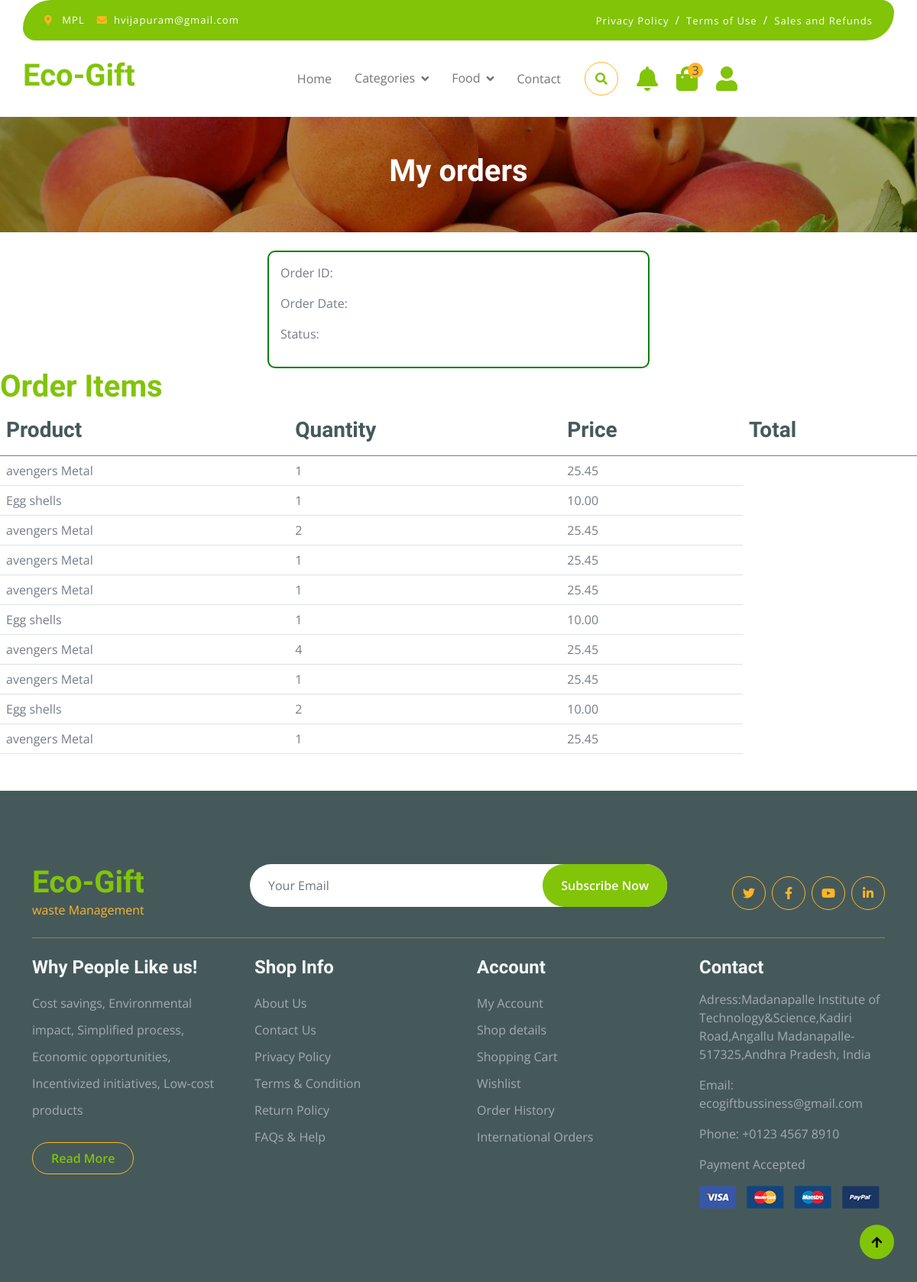
Page /Myorders (signed in) on the earlier database version.
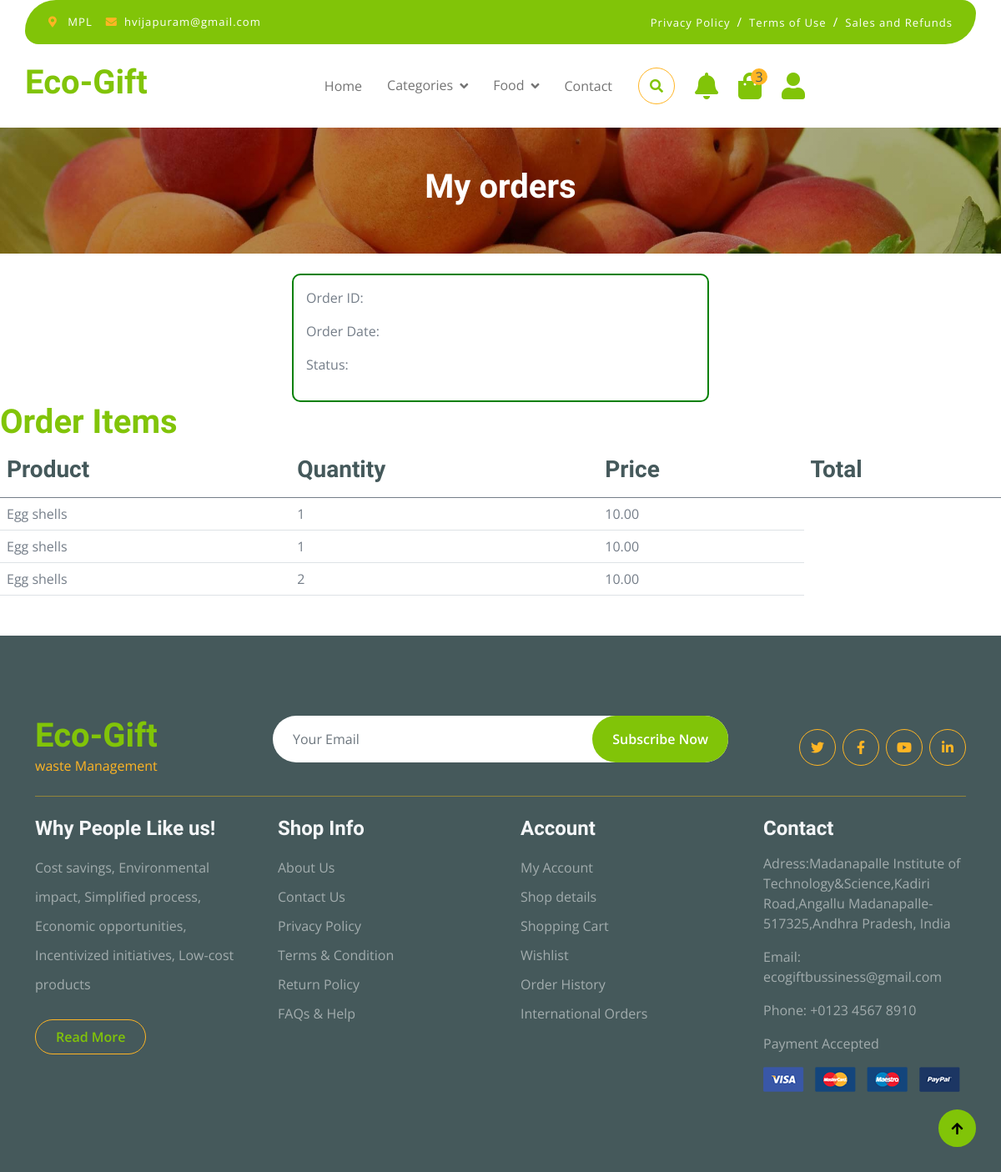
Same page on the later database version.
### products/models.py (models this page shows)
class Customer(AbstractUser):
  Address = models.CharField(max_length=255, blank=True)
  Phone = models.CharField(max_length=20, blank=True)
  location = models.CharField(max_length=50)
  description = models.TextField(max_length=200, blank=True)
  password_main = models.CharField(max_length=50)
  is_seller = models.BooleanField(default=False)
  is_food = models.BooleanField(default=False)
  groups = models.ManyToManyField(
        Group,
        related_name='customer_set',  # unique related_name
        blank=True,
    )
  user_permissions = models.ManyToManyField(
        Permission,
        related_name='customer_permissions_set',  # unique related_name
        blank=True,
    )

class OrderItem(models.Model):
  Order = models.ForeignKey(Order, on_delete=models.CASCADE, related_name='orders')
  Product = models.ForeignKey(Product, on_delete=models.CASCADE)
  Quantity = models.PositiveIntegerField()
  Price = models.DecimalField(max_digits=10, decimal_places=2)
  class Meta:
      managed = True

class Product(models.Model):
  Name = models.CharField(max_length=255)
  Description = models.TextField(blank=True)
  Price = models.CharField(max_length=10)
  Category = models.ForeignKey(Category, on_delete=models.CASCADE)
  Image = models.ImageField(upload_to='products/', blank=True)
  Seller = models.ForeignKey(Seller, on_delete=models.CASCADE, default = 1)
  units = models.CharField(max_length=20,default="Kg")

### ecogift/views.py (the view)
# urls.py: path('Myorders', views.My_Orders, name="Myorders"),
def My_Orders(request):
    orders = Order.objects.filter(Customer=request.user)
    order_items = OrderItem.objects.filter(Order__in=orders)
    return render(request, 'My_Orders.html', {'orders': orders, 'order_items': order_items})

### templates/My_orders.html (shortened to what this page needs)
{% extends "base.html" %}
{% load static %}
{% block content %}
    <div class="container-fluid page-header py-5">
        <h1 class="text-center text-white display-6">My orders</h1>
    </div>
     <br>
    <div>
        <div class="order-details">
            <p>Order ID:   {{ order.id }}</p>
            <p>Order Date:   {{ order.OrderDate }}</p>
            <p>Status:   {{ order.Status }}</p>
        </div>
    </div>
    <h1 style="color: #81c408;">Order Items</h1>
    <table class="table">
        <thead>
          <tr>
            <th scope="col"><h3>Product</h3></th>
            <th scope="col"><h3>Quantity</h3></th>
            <th scope="col"><h3>Price</h3></th>
            <th scope="col"><h3>Total</h3></th>
          </tr>
        </thead>
        <tbody>
            {% for item in order_items %}
            <tr>
                <td>{{ item.Product.Name }}</td>
                <td>{{ item.Quantity }}</td>
                <td>{{ item.Price }}</td>
            </tr>
            {% endfor %}
        </tbody>
      </table>
{% endblock content %}

### templates/base.html (shortened to what this page needs)
{% load static %}
{% load mathfilters %}
{% load custom_filters %}
<!DOCTYPE html>
<html lang="en">
<head>
    <link rel="stylesheet" href="https://use.fontawesome.com/releases/v5.15.4/css/all.css" />
    <link href="https://cdn.jsdelivr.net/npm/bootstrap-icons@1.4.1/font/bootstrap-icons.css" rel="stylesheet">
    <link href="{% static 'lib/lightbox/css/lightbox.min.css' %}" rel="stylesheet">
    <link href="{% static 'lib/owlcarousel/assets/owl.carousel.min.css' %}" rel="stylesheet">
    <link href="{% static 'css/bootstrap.min.css' %}" rel="stylesheet">
    <link href="{% static 'css/style.css' %}" rel="stylesheet">
    <link rel="stylesheet" href="https://cdn.datatables.net/1.10.24/css/jquery.dataTables.min.css">
</head>
<body>
    <div class="container-fluid fixed-top">
        <div class="container topbar bg-primary d-none d-lg-block">
            <div class="d-flex justify-content-between">
                <div class="top-info ps-2">
                    <small class="me-3"><i class="fas fa-map-marker-alt me-2 text-secondary"></i> <a href="#" id='location'
                            class="text-white">{{ user.location }}</a></small>
                    <small class="me-3"><i class="fas fa-envelope me-2 text-secondary"></i><a href="#"
                            class="text-white">{{ user_email }}</a></small>
                </div>
                <div class="top-link pe-2">
                    <a href="{{ MEDIA_URL }}ecommerce-privacy-policy.pdf" download class="text-white"><small class="text-white mx-2">Privacy Policy</small>/</a>
                    <a href="{{ MEDIA_URL }}refund-policy.pdf" download class="text-white"><small class="text-white mx-2">Terms of Use</small>/</a>
                    <a href="{{ MEDIA_URL }}sample-ecommerce-terms-conditions-template (3).pdf" download class="text-white"><small class="text-white ms-2">Sales and Refunds</small></a>
                </div>
            </div>
        </div>
        <div class="container px-0">
            <nav class="navbar navbar-light bg-white navbar-expand-xl">
                <a href="{% url 'index' %}" class="navbar-brand">
                    <h1 class="text-primary display-6">Eco-Gift</h1>
                </a>
                <div class="collapse navbar-collapse bg-white" id="navbarCollapse">
                    <div class="navbar-nav mx-auto">
                        {% if user.is_authenticated %}
                        {% if user.is_seller %}
                        {% url 'seller-main' as seller_view %}
                        <a href="{% url 'seller-main' %}" class="nav-item nav-link {% if request.path == seller_view %}active{% endif %}">Home</a>
                        {% comment %} <a href="{% url 'shop' %}" class="nav-item nav-link">Food</a> {% endcomment %}
                      {% comment %} <a href="{% url 'shop-details' %}" class="nav-item nav-link">Shop Detail</a> {% endcomment %}
                      <a href="{% url 'prices' %}" style="text-decoration:none;" class="nav-item nav-link">PriceHub</a>
                      <a href="{% url 'fcomp' %}" style="text-decoration:none;" class="nav-item nav-link">Competition</a>
                        {% url 'add-product' as add_product_view %}
                        <a href="{% url 'add-product' %}" class="nav-item nav-link {% if request.path == add_product_view %}active{% endif %}">addproduct</a>
                        {% comment %} <a href="{% url 'seller-det' %}" class="nav-item nav-link">Seller-log</a> {% endcomment %}
                        {% url 'contactus' as contact_view %}
                        <a href="{% url 'contactus' %}" class="nav-item nav-link {% if request.path == contact_view %}active{% endif %}">Contact</a>
                        <a href="{% url 'notifications' %}" class="position-relative me-4 my-auto">
                            <i class="fas fa-bell fa-2x notification-icon"></i>
                            <span class="notification-count d-none">0</span>
                          </a>
                        <div class="nav-item dropdown">
                            <div class="d-flex m-3 me-0">
                                {% url 'index' as index_view %}
                                {% if request.path != index_view %}
                                    <button
                                        class="btn-search btn border border-secondary btn-md-square rounded-circle bg-white me-4"
                                        data-bs-toggle="modal" data-bs-target="#searchModal"><i
                                            class="fas fa-search text-primary"></i></button>
                                    {% endif %}
                                {% if user.is_authenticated %}
                                <a href="{% url 'myaccount' %}" class="position-relative me-4 my-auto">
                                    <i class="fas fa-user fa-2x profile-icon"></i>
                                  </a>
                                {% else %}
                                <a href="{% url 'myaccount' %}" class="position-relative me-4 my-auto">
                                    <i class="fas fa-user fa-2x profile-icon"></i>
                                </a>
                                {% endif %}
                            </div>
                                {% comment %} <a href="{% url 'seller-det' %}" class="dropdown-item">Seller-log</a> {% endcomment %}
                                {% else %}
                                <a href="{% url 'index' %}" class="nav-item nav-link {% if request.path == index_view %}active{% endif %}">Home</a>
                                <div class="nav-item dropdown">
                                    <a href="#" class="nav-link dropdown-toggle" data-bs-toggle="dropdown">Categories</a>
                                </div>
                                <div class="nav-item dropdown">
                                    <a href="#" class="nav-link dropdown-toggle" data-bs-toggle="dropdown">Food</a>
                                </div>
                                {% url 'shop' as shop_view %}
                                {% url 'contactus' as contact_view %}
                                <a href="{% url 'contactus' %}" class="nav-item nav-link {% if request.path == contact_view %}active{% endif %}">Contact</a>
                                <div class="d-flex m-3 me-0">
                                    {% if request.path != index_view %}
                                    <button
                                        class="btn-search btn border border-secondary btn-md-square rounded-circle bg-white me-4"
                                        data-bs-toggle="modal" data-bs-target="#searchModal"><i
                                            class="fas fa-search text-primary"></i></button>
                                    {% endif %}
                                    <a href="{% url 'notify' %}" class="position-relative me-4 my-auto">
                                        <i class="fas fa-bell fa-2x notification-icon"></i>
                                      </a>
                                    <a href="{% url 'cart' %}" class="position-relative me-4 my-auto">
                                            <i class="fa fa-shopping-bag fa-2x"></i>
                                            <span
                                                class="position-absolute bg-secondary rounded-circle d-flex align-items-center justify-content-center text-dark px-1"
                                                style="top: -5px; left: 15px; height: 20px; min-width: 20px;">3</span>
                                        </a>
                                    {% if user.is_authenticated %}
                                    <a href="{% url 'myaccount' %}" class="position-relative me-4 my-auto">
                                        <i class="fas fa-user fa-2x profile-icon"></i>
                                      </a>
                                    {% else %}
                                    <a href="{% url 'loginCus' %}" class="my-auto">
                                        <i class="fas fa-user fa-2x"></i>
                                    </a>
                                    {% endif %}
                                </div>
                                {% endif %}
                            </div>
                        </div>
                        {% endif %}
                    </div>
                </div>
    {% block content%}
    {% endblock content %}
    <div class="container-fluid bg-dark text-white-50 footer pt-5 mt-5">
        <div class="container py-5">
            <div class="pb-4 mb-4" style="border-bottom: 1px solid rgba(226, 175, 24, 0.5) ;">
                <div class="row g-4">
                    <div class="col-lg-3">
                        <a href="#">
                            <h1 class="text-primary mb-0">Eco-Gift</h1>
                            <p class="text-secondary mb-0">waste Management</p>
                        </a>
                    </div>
                    <div class="col-lg-6">
                        <div class="position-relative mx-auto">
                            <input class="form-control border-0 w-100 py-3 px-4 rounded-pill" type="number"
                                placeholder="Your Email">
                            <button type="submit"
                                class="btn btn-primary border-0 border-secondary py-3 px-4 position-absolute rounded-pill text-white"
                                style="top: 0; right: 0;">Subscribe Now</button>
                        </div>
                    </div>
                    <div class="col-lg-3">
                        <div class="d-flex justify-content-end pt-3">
                            <a class="btn  btn-outline-secondary me-2 btn-md-square rounded-circle" href=""><i
                                    class="fab fa-twitter"></i></a>
                            <a class="btn btn-outline-secondary me-2 btn-md-square rounded-circle" href=""><i
                                    class="fab fa-facebook-f"></i></a>
                            <a class="btn btn-outline-secondary me-2 btn-md-square rounded-circle" href=""><i
                                    class="fab fa-youtube"></i></a>
                            <a class="btn btn-outline-secondary btn-md-square rounded-circle" href=""><i
                                    class="fab fa-linkedin-in"></i></a>
                        </div>
                    </div>
                </div>
            </div>
            <div class="row g-5">
                <div class="col-lg-3 col-md-6">
                    <div class="footer-item">
                        <h4 class="text-light mb-3">Why People Like us!</h4>
                        <p class="mb-4">Cost savings, Environmental impact, Simplified process, Economic opportunities,
                            Incentivized initiatives,
                            Low-cost products</p>
                        <a href="" class="btn border-secondary py-2 px-4 rounded-pill text-primary">Read More</a>
                    </div>
                </div>
                <div class="col-lg-3 col-md-6">
                    <div class="d-flex flex-column text-start footer-item">
                        <h4 class="text-light mb-3">Shop Info</h4>
                        <a class="btn-link" href="">About Us</a>
                        <a class="btn-link" href="">Contact Us</a>
                        <a class="btn-link" href="">Privacy Policy</a>
                        <a class="btn-link" href="">Terms & Condition</a>
                        <a class="btn-link" href="">Return Policy</a>
                        <a class="btn-link" href="">FAQs & Help</a>
                    </div>
                </div>
                <div class="col-lg-3 col-md-6">
                    <div class="d-flex flex-column text-start footer-item">
                        <h4 class="text-light mb-3">Account</h4>
                        <a class="btn-link" href="">My Account</a>
                        <a class="btn-link" href="">Shop details</a>
                        <a class="btn-link" href="">Shopping Cart</a>
                        <a class="btn-link" href="">Wishlist</a>
                        <a class="btn-link" href="">Order History</a>
                        <a class="btn-link" href="">International Orders</a>
                    </div>
                </div>
                <div class="col-lg-3 col-md-6">
                    <div class="footer-item">
                        <h4 class="text-light mb-3">Contact</h4>
                        <p>Adress:Madanapalle Institute of Technology&Science,Kadiri Road,Angallu Madanapalle-517325,Andhra Pradesh, India</p>
                        <p>Email: ecogiftbussiness@gmail.com</p>
                        <p>Phone: +0123 4567 8910</p>
                        <p>Payment Accepted</p>
                        <img src="{% static 'img/payment.png' %}" class="img-fluid" alt="">
                    </div>
                </div>
            </div>
        </div>
    </div>
    <div class="container-fluid copyright bg-dark py-4">
        </div>
    <a href="#" class="btn btn-primary border-3 border-primary rounded-circle back-to-top"><i
            class="fa fa-arrow-up"></i></a>
</body>
</html>

Differences in the rows shown:
removed OrderItem: Product.Name "avengers Metal", Quantity "1", Price "25.45"
removed OrderItem: Product.Name "avengers Metal", Quantity "2", Price "25.45"
removed OrderItem: Product.Name "avengers Metal", Quantity "1", Price "25.45"
removed OrderItem: Product.Name "avengers Metal", Quantity "1", Price "25.45"
removed OrderItem: Product.Name "avengers Metal", Quantity "4", Price "25.45"
removed OrderItem: Product.Name "avengers Metal", Quantity "1", Price "25.45"
removed OrderItem: Product.Name "avengers Metal", Quantity "1", Price "25.45"
